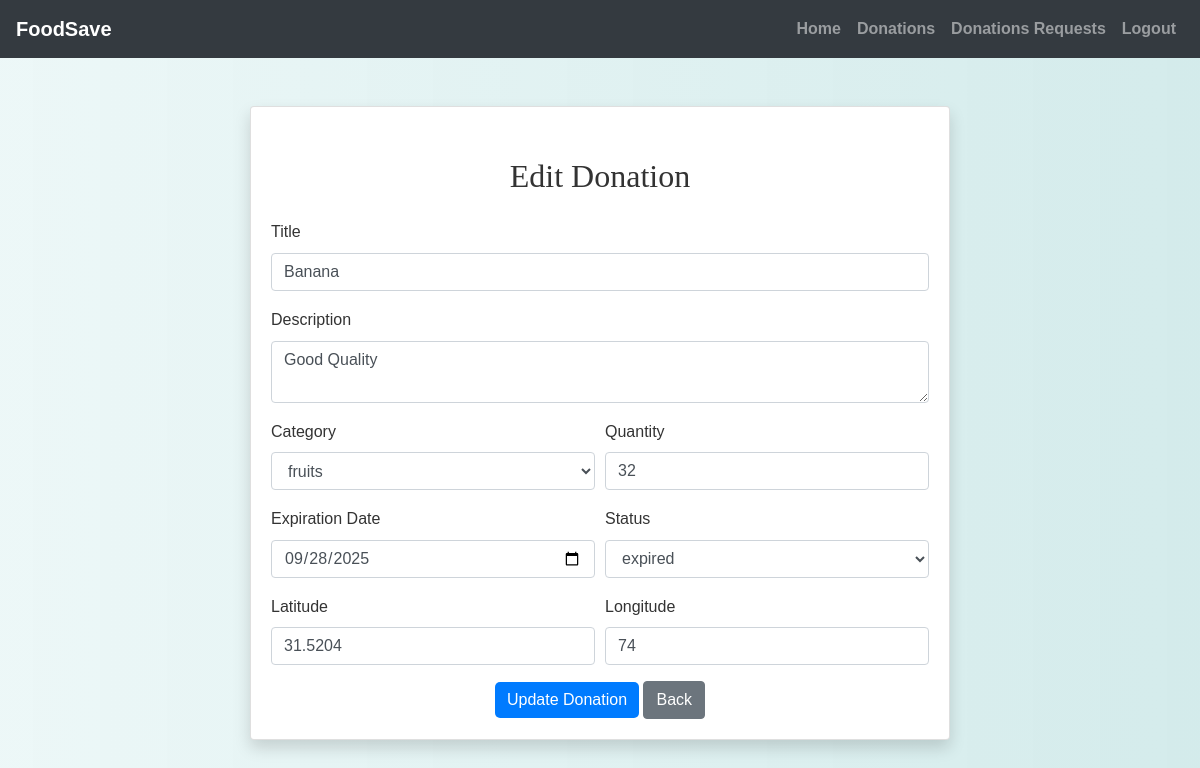
/donor/edit_donation.php?id=2 (signed in), run on the app's committed database.
### tables this page shows
CREATE TABLE `food_donations` (
  `donation_id` int(11) NOT NULL,
  `donor_id` int(11) NOT NULL,
  `title` varchar(200) NOT NULL,
  `description` text DEFAULT NULL,
  `category` enum('fruits','vegetables','meals','bakery','dairy','other') NOT NULL,
  `quantity` varchar(100) DEFAULT NULL,
  `expiration_date` date NOT NULL,
  `status` enum('available','requested','accepted','collected','expired') DEFAULT 'available',
  `created_at` timestamp NOT NULL DEFAULT current_timestamp(),
  `updated_at` timestamp NOT NULL DEFAULT current_timestamp() ON UPDATE current_timestamp(),
  `latitude` varchar(50) NOT NULL,
  `longitude` varchar(50) NOT NULL
);

### donor/edit_donation.php (the view, shortened to what this page needs)
<?php
include('../config.php');
$donor_id = $_SESSION["id"];
$id = intval($_GET['id']);
$sql = "SELECT * FROM Food_Donations WHERE donation_id=? AND donor_id=?";
$stmt = $conn->prepare($sql);
$stmt->bind_param("ii", $id, $donor_id);
$stmt->execute();
$result = $stmt->get_result();
$donation = $result->fetch_assoc();
?>
<!DOCTYPE html>
<html>
<head>
    <link rel="stylesheet" href="https://maxcdn.bootstrapcdn.com/bootstrap/4.5.2/css/bootstrap.min.css">
    <link rel="stylesheet" href="../css/style.css" />
</head>
<body>
<?php include('navbar.php'); ?>
<div class="container mt-5">
    <div class="card mx-auto shadow" style="max-width: 700px;">
        <div class="card-body">
            <h2 class="mb-4 text-center">Edit Donation</h2>
            <form method="post">
                <div class="form-row">
                    <div class="form-group col-md-12">
                        <label>Title</label>
                        <input type="text" name="title" class="form-control" value="<?= htmlspecialchars($donation['title']); ?>" required>
                    </div>
                </div>
                <div class="form-row">
                    <div class="form-group col-md-12">
                        <label>Description</label>
                        <textarea name="description" class="form-control"><?= htmlspecialchars($donation['description']); ?></textarea>
                    </div>
                </div>
                <div class="form-row">
                    <div class="form-group col-md-6">
                        <label>Category</label>
                        <select name="category" class="form-control">
                            <?php
                            $categories = ['fruits','vegetables','meals','bakery','dairy','other'];
                            foreach ($categories as $cat) {
                                $selected = ($donation['category'] == $cat) ? 'selected' : '';
                                echo "<option value='$cat' $selected>$cat</option>";
                            }
                            ?>
                        </select>
                    </div>
                    <div class="form-group col-md-6">
                        <label>Quantity</label>
                        <input type="text" name="quantity" class="form-control" value="<?= htmlspecialchars($donation['quantity']); ?>">
                    </div>
                </div>
                <div class="form-row">
                    <div class="form-group col-md-6">
                        <label>Expiration Date</label>
                        <input type="date" name="expiration_date" class="form-control" value="<?= $donation['expiration_date']; ?>" required>
                    </div>
                    <div class="form-group col-md-6">
                        <label>Status</label>
                        <select name="status" class="form-control">
                            <?php
                            $statuses = ['available','requested','accepted','collected','expired'];
                            foreach ($statuses as $st) {
                                $selected = ($donation['status'] == $st) ? 'selected' : '';
                                echo "<option value='$st' $selected>$st</option>";
                            }
                            ?>
                        </select>
                    </div>
                </div>
                <div class="form-row">
                    <div class="form-group col-md-6">
                        <label>Latitude</label>
                        <input type="text" name="latitude" class="form-control" value="<?= htmlspecialchars($donation['latitude']); ?>" required>
                    </div>
                    <div class="form-group col-md-6">
                        <label>Longitude</label>
                        <input type="text" name="longitude" class="form-control" value="<?= htmlspecialchars($donation['longitude']); ?>" required>
                    </div>
                </div>
                <div class="form-row">
                    <div class="col text-center">
                        <button type="submit" class="btn btn-primary">Update Donation</button>
                        <a href="view_donations.php" class="btn btn-secondary">Back</a>
                    </div>
                </div>
            </form>
        </div>
    </div>
</div>
</body>
</html>

### css/style.css (style rules this page uses)
body { background: linear-gradient(90deg, rgba(233, 246, 246, 0.831), rgba(207, 233, 233, 0.9)); font-family: 'Arial', sans-serif; color: #333; line-height: 1.6; }
h1, h2, h3, h4 { text-align: center; margin-top: 30px; margin-bottom: 30px; font-family: 'Georgia', serif; }
.container { margin-bottom: 40px; }
.btn-primary { color: #fff; border: none; border-radius: 5px; cursor: pointer; transition: background-color 0.3s ease; }
a { color: #006666; text-decoration: none; font-weight: bold; }

### data on the page
food_donations: title "Banana", description "Good Quality", quantity "32", expiration_date "09/28/2025", latitude "31.5204", longitude "74"

### other printed values
form field category "fruits"
form field status "expired"
